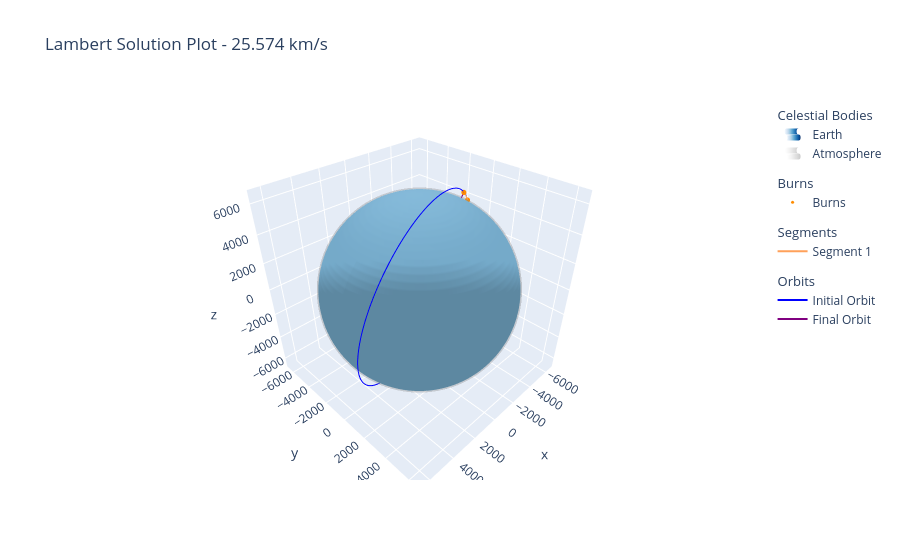

Notebook cell for this chart:
### Code cell
from naturalis.plotting import plot_solution

solution_fig = go.Figure()

plot_earth(
    figure=solution_fig,
    atmosphere=True
)

plot_solution(
    figure=solution_fig,
    solution=solution,
    propagator=propagator
)

solution_fig.show()

### Figure 1 — Plotly figure (JSON) as saved in the notebook; plotly's stock layout.template omitted (floating-point values rounded to 4 significant figures; data arrays with more than 128 entries replaced by an {"elided": "..."} marker saying what was removed)
{"data": [{"colorscale": [[0, "rgb(247,251,255)"], [0.125, "rgb(222,235,247)"], [0.25, "rgb(198,219,239)"], [0.375, "rgb(158,202,225)"], [0.5, "rgb(107,174,214)"], [0.625, "rgb(66,146,198)"], [0.75, "rgb(33,113,181)"], [0.875, "rgb(8,81,156)"], [1, "rgb(8,48,107)"]], "hoverinfo": "none", "legendgroup": "bodies", "legendgrouptitle": {"text": "Celestial Bodies"}, "name": "Earth", "showlegend": true, "showscale": false, "surfacecolor": {"elided": "100x50 float values"}, "type": "surface", "x": {"elided": "100x50 float values"}, "y": {"elided": "100x50 float values"}, "z": {"elided": "100x50 float values"}}, {"colorscale": [[0, "rgb(255,255,255)"], [0.125, "rgb(240,240,240)"], [0.25, "rgb(217,217,217)"], [0.375, "rgb(189,189,189)"], [0.5, "rgb(150,150,150)"], [0.625, "rgb(115,115,115)"], [0.75, "rgb(82,82,82)"], [0.875, "rgb(37,37,37)"], [1, "rgb(0,0,0)"]], "hoverinfo": "none", "legendgroup": "bodies", "legendgrouptitle": {"text": "Celestial Bodies"}, "name": "Atmosphere", "opacity": 0.2, "showlegend": true, "showscale": false, "surfacecolor": {"elided": "100x50 float values"}, "type": "surface", "x": {"elided": "100x50 float values"}, "y": {"elided": "100x50 float values"}, "z": {"elided": "100x50 float values"}}, {"hovertemplate": "<b>Time</b>: 0 s<br><b>Position</b>: [-5200.643, -696.910, 4369.333] km<br><b>Delta-V</b>: [10.076, 5.462, 11.977] km/s<extra></extra>", "legendgroup": "burns", "legendgrouptitle": {"text": "Burns"}, "marker": {"color": "darkorange", "size": 3}, "mode": "markers", "name": "Burns", "showlegend": true, "type": "scatter3d", "x": [-5201.0], "y": [-696.9], "z": [4369.0]}, {"hovertemplate": "<b>Time</b>: 189.9999999383 s<br><b>Position</b>: [-4029.238, -93.011, 5449.745] km<br><b>Delta-V</b>: [-6.703, -3.214, -5.067] km/s<extra></extra>", "legendgroup": "burns", "legendgrouptitle": {"text": "Burns"}, "marker": {"color": "darkorange", "size": 3}, "mode": "markers", "showlegend": false, "type": "scatter3d", "x": [-4029.0], "y": [-93.01], "z": [5450.0]}, {"customdata": [[0.0, 5.584, 3.119, 6.258], [0.01375, 5.585, 3.119, 6.258], [0.1513, 5.585, 3.119, 6.257], [1.527, 5.594, 3.12, 6.25], [15.28, 5.683, 3.132, 6.173], [43.09, 5.86, 3.153, 6.014], [70.49, 6.029, 3.171, 5.85], [97.08, 6.188, 3.185, 5.685], [122.8, 6.337, 3.197, 5.521], [147.5, 6.476, 3.205, 5.358], [171.0, 6.604, 3.211, 5.198], [190.0, 6.703, 3.214, 5.067]], "hovertemplate": "<b>Time</b>: %{customdata[0]} s<br><b>Position</b>: [%{x:.3f}, %{y:.3f}, %{z:.3f}] km<br><b>Velocity</b>: [%{customdata[1]:.3f}, %{customdata[2]:.3f}, %{customdata[3]:.3f}] km/s<extra></extra>", "legendgroup": "segments", "legendgrouptitle": {"text": "Segments"}, "marker": {"size": 3}, "mode": "lines", "name": "Segment 1", "showlegend": true, "type": "scatter3d", "x": [-5201.0, -5201.0, -5200.0, -5192.0, -5115.0, -4954.0, -4791.0, -4629.0, -4468.0, -4310.0, -4155.0, -4029.0], "y": [-696.9, -696.9, -696.4, -692.1, -649.2, -561.8, -475.1, -390.6, -308.6, -229.6, -154.0, -93.01], "z": [4369.0, 4369.0, 4370.0, 4379.0, 4464.0, 4634.0, 4796.0, 4950.0, 5094.0, 5228.0, 5352.0, 5450.0]}, {"customdata": {"elided": "201x4 float values"}, "hovertemplate": "<b>Time</b>: %{customdata[0]} s<br><b>Position</b>: [%{x:.3f}, %{y:.3f}, %{z:.3f}] km<br><b>Velocity</b>: [%{customdata[1]:.3f}, %{customdata[2]:.3f}, %{customdata[3]:.3f}] km/s<extra></extra>", "legendgroup": "orbits", "legendgrouptitle": {"text": "Orbits"}, "marker": {"color": "blue", "size": 3}, "mode": "lines", "name": "Initial Orbit", "showlegend": true, "type": "scatter3d", "x": {"elided": "201 float values"}, "y": {"elided": "201 float values"}, "z": {"elided": "201 float values"}}, {"customdata": {"elided": "647x4 float values"}, "hovertemplate": "<b>Time</b>: %{customdata[0]} s<br><b>Position</b>: [%{x:.3f}, %{y:.3f}, %{z:.3f}] km<br><b>Velocity</b>: [%{customdata[1]:.3f}, %{customdata[2]:.3f}, %{customdata[3]:.3f}] km/s<extra></extra>", "legendgroup": "orbits", "legendgrouptitle": {"text": "Orbits"}, "marker": {"color": "purple", "size": 3}, "mode": "lines", "name": "Final Orbit", "showlegend": true, "type": "scatter3d", "x": {"elided": "647 float values"}, "y": {"elided": "647 float values"}, "z": {"elided": "647 float values"}}], "layout": {"autosize": true, "scene": {"aspectmode": "cube", "xaxis": {"range": [-6828.0, 6828.0]}, "yaxis": {"range": [-6828.0, 6828.0]}, "zaxis": {"range": [-6828.0, 6828.0]}}, "title": {"text": "Lambert Solution Plot - 25.574 km/s"}}}
